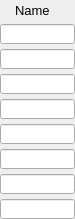
    <widget class="PyDMFrame" name="composite_10">
      <property name="geometry">
        <rect>
          <x>210</x>
          <y>60</y>
          <width>75</width>
          <height>219</height>
        </rect>
      </property>
      <widget class="QLabel" name="text_20">
        <property name="geometry">
          <rect>
            <x>15</x>
            <y>0</y>
            <width>50</width>
            <height>20</height>
          </rect>
        </property>
        <property name="text">
          <string>Name</string>
        </property>
        <property name="font" stdset="0">
          <font>
            <pointsize>10</pointsize>
          </font>
        </property>
        <property name="brush" stdset="0">
          <brush brushstyle="SolidPattern">
            <color alpha="255">
              <red>0</red>
              <green>0</green>
              <blue>0</blue>
            </color>
          </brush>
        </property>
        <property name="toolTip">
          <string>text_20</string>
        </property>
        <property name="alignment">
          <set>Qt::AlignLeading|Qt::AlignLeft|Qt::AlignVCenter</set>
        </property>
        <property name="styleSheet">
          <string notr="true">QLabel#text_20 {
  color: rgb(0, 0, 0);
  }</string>
        </property>
      </widget>
      <widget class="PyDMLineEdit" name="text_entry_40">
        <property name="geometry">
          <rect>
            <x>0</x>
            <y>24</y>
            <width>75</width>
            <height>20</height>
          </rect>
        </property>
        <property name="channel" stdset="0">
          <string>ca://${P}${ROI1}Name</string>
        </property>
        <property name="toolTip">
          <string>${P}${ROI1}Name</string>
        </property>
        <property name="font" stdset="0">
          <font>
            <pointsize>10</pointsize>
          </font>
        </property>
        <property name="styleSheet">
          <string notr="true">PyDMLineEdit#text_entry_40 {
  color: rgb(0, 0, 0);
  background-color: rgb(115, 223, 255);
  border: 1px solid black;
  margin: 0px;
  padding: 0px;
  spacing: 0px;
  }</string>
        </property>
      </widget>
      <widget class="PyDMLineEdit" name="text_entry_41">
        <property name="geometry">
          <rect>
            <x>0</x>
            <y>49</y>
            <width>75</width>
            <height>20</height>
          </rect>
        </property>
        <property name="channel" stdset="0">
          <string>ca://${P}${ROI2}Name</string>
        </property>
        <property name="toolTip">
          <string>${P}${ROI2}Name</string>
        </property>
        <property name="font" stdset="0">
          <font>
            <pointsize>10</pointsize>
          </font>
        </property>
        <property name="styleSheet">
          <string notr="true">PyDMLineEdit#text_entry_41 {
  color: rgb(0, 0, 0);
  background-color: rgb(115, 223, 255);
  border: 1px solid black;
  margin: 0px;
  padding: 0px;
  spacing: 0px;
  }</string>
        </property>
      </widget>
      <widget class="PyDMLineEdit" name="text_entry_42">
        <property name="geometry">
          <rect>
            <x>0</x>
            <y>74</y>
            <width>75</width>
            <height>20</height>
          </rect>
        </property>
        <property name="channel" stdset="0">
          <string>ca://${P}${ROI3}Name</string>
        </property>
        <property name="toolTip">
          <string>${P}${ROI3}Name</string>
        </property>
        <property name="font" stdset="0">
          <font>
            <pointsize>10</pointsize>
          </font>
        </property>
        <property name="styleSheet">
          <string notr="true">PyDMLineEdit#text_entry_42 {
  color: rgb(0, 0, 0);
  background-color: rgb(115, 223, 255);
  border: 1px solid black;
  margin: 0px;
  padding: 0px;
  spacing: 0px;
  }</string>
        </property>
      </widget>
      <widget class="PyDMLineEdit" name="text_entry_43">
        <property name="geometry">
          <rect>
            <x>0</x>
            <y>99</y>
            <width>75</width>
            <height>20</height>
          </rect>
        </property>
        <property name="channel" stdset="0">
          <string>ca://${P}${ROI4}Name</string>
        </property>
        <property name="toolTip">
          <string>${P}${ROI4}Name</string>
        </property>
        <property name="font" stdset="0">
          <font>
            <pointsize>10</pointsize>
          </font>
        </property>
        <property name="styleSheet">
          <string notr="true">PyDMLineEdit#text_entry_43 {
  color: rgb(0, 0, 0);
  background-color: rgb(115, 223, 255);
  border: 1px solid black;
  margin: 0px;
  padding: 0px;
  spacing: 0px;
  }</string>
        </property>
      </widget>
      <widget class="PyDMLineEdit" name="text_entry_44">
        <property name="geometry">
          <rect>
            <x>0</x>
            <y>124</y>
            <width>75</width>
            <height>20</height>
          </rect>
        </property>
        <property name="channel" stdset="0">
          <string>ca://${P}${ROI5}Name</string>
        </property>
        <property name="toolTip">
          <string>${P}${ROI5}Name</string>
        </property>
        <property name="font" stdset="0">
          <font>
            <pointsize>10</pointsize>
          </font>
        </property>
        <property name="styleSheet">
          <string notr="true">PyDMLineEdit#text_entry_44 {
  color: rgb(0, 0, 0);
  background-color: rgb(115, 223, 255);
  border: 1px solid black;
  margin: 0px;
  padding: 0px;
  spacing: 0px;
  }</string>
        </property>
      </widget>
      <widget class="PyDMLineEdit" name="text_entry_45">
        <property name="geometry">
          <rect>
            <x>0</x>
            <y>149</y>
            <width>75</width>
            <height>20</height>
          </rect>
        </property>
        <property name="channel" stdset="0">
          <string>ca://${P}${ROI6}Name</string>
        </property>
        <property name="toolTip">
          <string>${P}${ROI6}Name</string>
        </property>
        <property name="font" stdset="0">
          <font>
            <pointsize>10</pointsize>
          </font>
        </property>
        <property name="styleSheet">
          <string notr="true">PyDMLineEdit#text_entry_45 {
  color: rgb(0, 0, 0);
  background-color: rgb(115, 223, 255);
  border: 1px solid black;
  margin: 0px;
  padding: 0px;
  spacing: 0px;
  }</string>
        </property>
      </widget>
      <widget class="PyDMLineEdit" name="text_entry_46">
        <property name="geometry">
          <rect>
            <x>0</x>
            <y>174</y>
            <width>75</width>
            <height>20</height>
          </rect>
        </property>
        <property name="channel" stdset="0">
          <string>ca://${P}${ROI7}Name</string>
        </property>
        <property name="toolTip">
          <string>${P}${ROI7}Name</string>
        </property>
        <property name="font" stdset="0">
          <font>
            <pointsize>10</pointsize>
          </font>
        </property>
        <property name="styleSheet">
          <string notr="true">PyDMLineEdit#text_entry_46 {
  color: rgb(0, 0, 0);
  background-color: rgb(115, 223, 255);
  border: 1px solid black;
  margin: 0px;
  padding: 0px;
  spacing: 0px;
  }</string>
        </property>
      </widget>
      <widget class="PyDMLineEdit" name="text_entry_47">
        <property name="geometry">
          <rect>
            <x>0</x>
            <y>199</y>
            <width>75</width>
            <height>20</height>
          </rect>
        </property>
        <property name="channel" stdset="0">
          <string>ca://${P}${ROI8}Name</string>
        </property>
        <property name="toolTip">
          <string>${P}${ROI8}Name</string>
        </property>
        <property name="font" stdset="0">
          <font>
            <pointsize>10</pointsize>
          </font>
        </property>
        <property name="styleSheet">
          <string notr="true">PyDMLineEdit#text_entry_47 {
  color: rgb(0, 0, 0);
  background-color: rgb(115, 223, 255);
  border: 1px solid black;
  margin: 0px;
  padding: 0px;
  spacing: 0px;
  }</string>
        </property>
      </widget>
    </widget>
